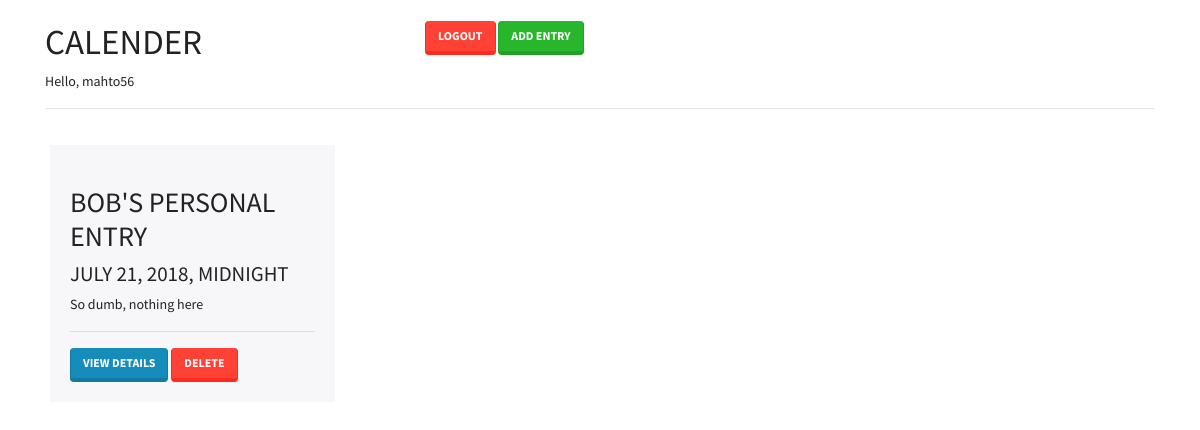
The app's page /calendar (signed in) with its own data.
### myapp/models.py (models this page shows, shortened)
class Entry(models.Model):
    name = models.CharField(max_length=100)
    author = models.ForeignKey(User, on_delete=models.CASCADE)
    date = models.DateTimeField()
    description = models.TextField()
    created = models.DateTimeField(auto_now_add=True)

### myapp/views.py (the view)
# urls.py: path('calendar',views.calender,name='calender'),
@login_required
def calender(req):
    entries = Entry.objects.filter(author=req.user)
    return render(req,'myapp/calender.html',{'entries':entries})

### myapp/templates/myapp/calender.html
{% extends 'myapp/base.html' %}
{% block content %}
<div class="container">
    <br />
    <div class="row">
        <div class="col-lg-4">
            <h1 >calender</h1>
            {% if request.user.is_authenticated %}
                <span>Hello, {{ request.user.username }}</span>
            {% endif %}
        </div>
        <div class="col-lg-8">
            <a href="{% url 'logout' %}" class="btn btn-danger">logout</a>
            <a href="{% url 'add' %}" class="btn btn-success">Add Entry</a>
        </div>
    </div>
    <hr />
    <div class="row">
        {% if entries %}
            {% for entry in entries %}
                {% include 'myapp/_calender_entry.html' %}
            {% endfor %}
        {% else %}
            <div class="col-lg-12">
                No entries found :(
            </div>
        {% endif %}
    </div>
</div>
{% endblock %}

### myapp/templates/myapp/_calender_entry.html
<div class="calender_entry col-lg-3">
            <br />
            <h2>{{ entry.name }}</h2>
            <h4>{{ entry.date }}</h4>
            <p class="description">{{ entry.description|truncatechars:50 }}</p>
            <hr />
            <button onclick="window.location='{% url 'details' pk=entry.id %}'" class="btn btn-primary">View Details</button>
            <button data-id="{{ entry.id }}" onclick="deleteCalenderEntry(this)" class="btn btn-danger">Delete</button>
</div>

### myapp/static/myapp/css/styles.css (style rules this page uses)
.calender_entry { background-color: #f7f7f9; margin:20px; padding:20px; }
h1,h2,h3,h4,h5,h6 { text-transform: uppercase; }

### records on screen
Entry: name "BOB'S PERSONAL ENTRY", date "JULY 21, 2018, MIDNIGHT", description "So dumb, nothing here"

### other values on screen
{{ request.user.username }} "mahto56"
